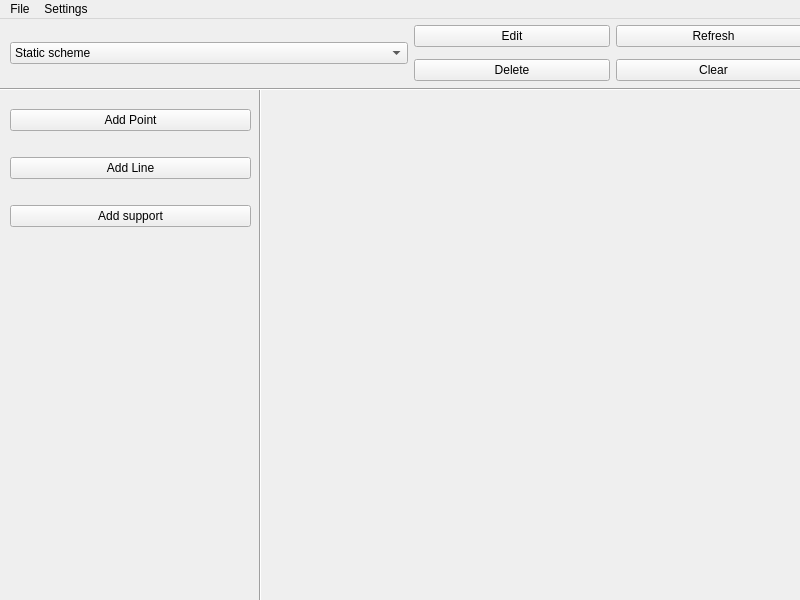
<?xml version="1.0" encoding="UTF-8"?>
<ui version="4.0">
 <class>Gui</class>
 <widget class="QMainWindow" name="Gui">
  <property name="geometry">
   <rect>
    <x>0</x>
    <y>0</y>
    <width>800</width>
    <height>600</height>
   </rect>
  </property>
  <property name="windowTitle">
   <string>Mesosoic-Project version 0.1</string>
  </property>
  <widget class="QWidget" name="centralwidget">
   <widget class="QWidget" name="verticalLayoutWidget">
    <property name="geometry">
     <rect>
      <x>10</x>
      <y>70</y>
      <width>241</width>
      <height>161</height>
     </rect>
    </property>
    <layout class="QVBoxLayout" name="leftverticalLayout">
     <property name="sizeConstraint">
      <enum>QLayout::SetNoConstraint</enum>
     </property>
     <item>
      <widget class="QPushButton" name="addPointButton">
       <property name="text">
        <string>Add Point</string>
       </property>
      </widget>
     </item>
     <item>
      <widget class="QPushButton" name="addLineButton">
       <property name="text">
        <string>Add Line</string>
       </property>
      </widget>
     </item>
     <item>
      <widget class="QPushButton" name="addSupportButton">
       <property name="text">
        <string>Add support</string>
       </property>
      </widget>
     </item>
    </layout>
   </widget>
   <widget class="QWidget" name="horizontalLayoutWidget">
    <property name="geometry">
     <rect>
      <x>10</x>
      <y>0</y>
      <width>801</width>
      <height>69</height>
     </rect>
    </property>
    <layout class="QHBoxLayout" name="uphorizontalLayout">
     <item>
      <widget class="QComboBox" name="modelPhaseComboBox">
       <item>
        <property name="text">
         <string>Static scheme</string>
        </property>
       </item>
       <item>
        <property name="text">
         <string>Properties</string>
        </property>
       </item>
       <item>
        <property name="text">
         <string>Loads</string>
        </property>
       </item>
       <item>
        <property name="text">
         <string>Mesh</string>
        </property>
       </item>
       <item>
        <property name="text">
         <string>Results</string>
        </property>
       </item>
      </widget>
     </item>
     <item>
      <layout class="QGridLayout" name="gridLayout">
       <item row="0" column="1">
        <widget class="QPushButton" name="refreshButton">
         <property name="text">
          <string>Refresh</string>
         </property>
        </widget>
       </item>
       <item row="1" column="1">
        <widget class="QPushButton" name="clearButton">
         <property name="text">
          <string>Clear</string>
         </property>
        </widget>
       </item>
       <item row="0" column="0">
        <widget class="QPushButton" name="editObjectButton">
         <property name="text">
          <string>Edit</string>
         </property>
        </widget>
       </item>
       <item row="1" column="0">
        <widget class="QPushButton" name="deleteObjectButton">
         <property name="text">
          <string>Delete</string>
         </property>
        </widget>
       </item>
      </layout>
     </item>
    </layout>
   </widget>
   <widget class="Line" name="line">
    <property name="geometry">
     <rect>
      <x>250</x>
      <y>69</y>
      <width>20</width>
      <height>6000</height>
     </rect>
    </property>
    <property name="orientation">
     <enum>Qt::Vertical</enum>
    </property>
   </widget>
   <widget class="Line" name="line_2">
    <property name="geometry">
     <rect>
      <x>0</x>
      <y>60</y>
      <width>6000</width>
      <height>20</height>
     </rect>
    </property>
    <property name="orientation">
     <enum>Qt::Horizontal</enum>
    </property>
   </widget>
  </widget>
  <widget class="QMenuBar" name="menubar">
   <property name="geometry">
    <rect>
     <x>0</x>
     <y>0</y>
     <width>800</width>
     <height>21</height>
    </rect>
   </property>
   <widget class="QMenu" name="menuMESOSOIC_Project_0_01">
    <property name="title">
     <string>File</string>
    </property>
    <addaction name="actionsave"/>
    <addaction name="actionopen"/>
    <addaction name="actionsave_2"/>
   </widget>
   <widget class="QMenu" name="menuSettings">
    <property name="title">
     <string>Settings</string>
    </property>
   </widget>
   <addaction name="menuMESOSOIC_Project_0_01"/>
   <addaction name="menuSettings"/>
  </widget>
  <action name="actionsave">
   <property name="text">
    <string>New</string>
   </property>
  </action>
  <action name="actionopen">
   <property name="text">
    <string>Open</string>
   </property>
  </action>
  <action name="actionsave_2">
   <property name="text">
    <string>Save</string>
   </property>
  </action>
 </widget>
 <resources/>
 <connections/>
</ui>
